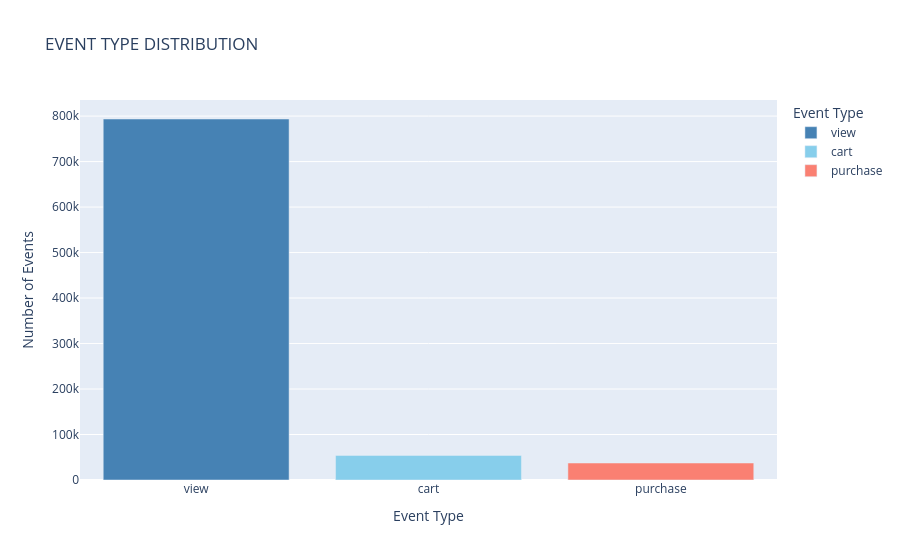

The notebook cell this image was saved under:
### Code cell
fig = px.bar(
    event_counts,
    x='event_type',
    y='count',
    title='EVENT TYPE DISTRIBUTION',
    color='event_type',
    color_discrete_map={
   'view': 'steelblue',
   'cart': 'skyblue',
   'purchase': 'salmon'
    },
    labels={'count': 'Number of Events',
    'event_type': 'Event Type'}
)
fig.update_layout()
fig.show()

### Figure 1 — Plotly figure (JSON) as saved in the notebook; plotly's stock layout.template omitted (floating-point values rounded to 4 significant figures)
{"data": [{"hovertemplate": "Event Type=%{x}<br>Number of Events=%{y}<extra></extra>", "legendgroup": "view", "marker": {"color": "steelblue", "pattern": {"shape": ""}}, "name": "view", "orientation": "v", "showlegend": true, "textposition": "auto", "type": "bar", "x": ["view"], "xaxis": "x", "y": [793589], "yaxis": "y"}, {"hovertemplate": "Event Type=%{x}<br>Number of Events=%{y}<extra></extra>", "legendgroup": "cart", "marker": {"color": "skyblue", "pattern": {"shape": ""}}, "name": "cart", "orientation": "v", "showlegend": true, "textposition": "auto", "type": "bar", "x": ["cart"], "xaxis": "x", "y": [54029], "yaxis": "y"}, {"hovertemplate": "Event Type=%{x}<br>Number of Events=%{y}<extra></extra>", "legendgroup": "purchase", "marker": {"color": "salmon", "pattern": {"shape": ""}}, "name": "purchase", "orientation": "v", "showlegend": true, "textposition": "auto", "type": "bar", "x": ["purchase"], "xaxis": "x", "y": [37346], "yaxis": "y"}], "layout": {"barmode": "relative", "legend": {"title": {"text": "Event Type"}, "tracegroupgap": 0}, "title": {"text": "EVENT TYPE DISTRIBUTION"}, "xaxis": {"anchor": "y", "categoryarray": ["view", "cart", "purchase"], "categoryorder": "array", "domain": [0, 1], "title": {"text": "Event Type"}}, "yaxis": {"anchor": "x", "domain": [0, 1], "title": {"text": "Number of Events"}}}}
